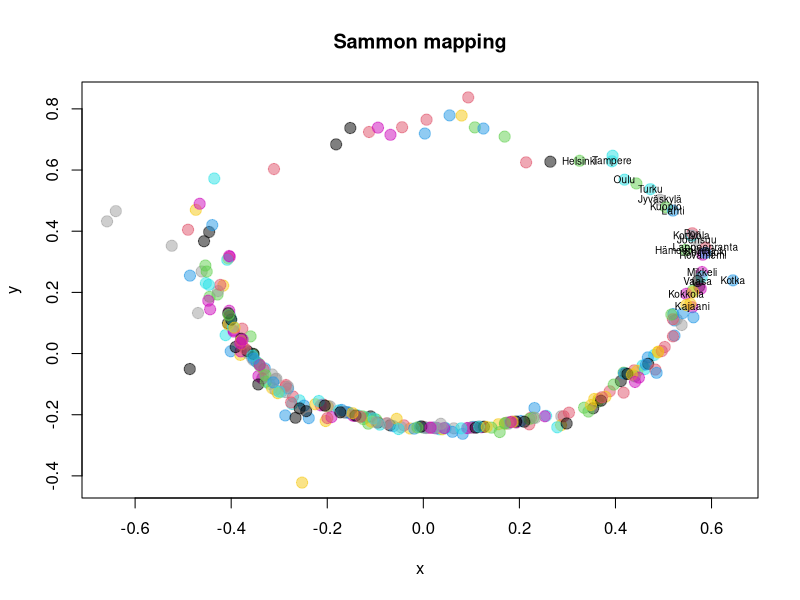

R code for this plot:
library(RColorBrewer)
library(vegan)
library(scales)
library(MASS)
# Sammon mapping

data <- read.csv("population_data.csv", sep=";", encoding = "UTF-8")

dis <- vegdist(data[c(2:21)])
sammon_data <- sammon(dis)

nof_countries <- 310
palette_cols <- palette(rainbow(nof_countries))

plot(sammon_data$points, pch=21, cex=1.5, xlab="x", ylab="y", col=alpha(palette_cols, 0.5),
     bg=alpha(palette_cols, 0.5), 
     main = "Sammon mapping")

# Annotate capital cities of regions in Finland

text(x=sammon_data$points[35,1],y=sammon_data$points[35,2],labels=data$Area[35], cex=0.6, offset = 10)
text(x=sammon_data$points[269,1],y=sammon_data$points[269,2],labels=data$Area[269], cex=0.6, offset = 10)
text(x=sammon_data$points[277,1],y=sammon_data$points[277,2],labels=data$Area[277], cex=0.6, offset = 10)
text(x=sammon_data$points[181,1],y=sammon_data$points[181,2],labels=data$Area[181], cex=0.6, offset = 10)
text(x=sammon_data$points[64,1],y=sammon_data$points[64,2],labels=data$Area[64], cex=0.6, offset = 10)
text(x=sammon_data$points[115,1],y=sammon_data$points[115,2],labels=data$Area[115], cex=0.6, offset = 10)
text(x=sammon_data$points[202,1],y=sammon_data$points[202,2],labels=data$Area[202], cex=0.6, offset = 10)
text(x=sammon_data$points[124,1],y=sammon_data$points[124,2],labels=data$Area[124], cex=0.6, offset = 10)
text(x=sammon_data$points[244,1],y=sammon_data$points[244,2],labels=data$Area[244], cex=0.6, offset = 10)
text(x=sammon_data$points[289,1],y=sammon_data$points[289,2],labels=data$Area[289], cex=0.6, offset = 10)
text(x=sammon_data$points[230,1],y=sammon_data$points[230,2],labels=data$Area[230], cex=0.6, offset = 10)
text(x=sammon_data$points[108,1],y=sammon_data$points[108,2],labels=data$Area[108], cex=0.6, offset = 10)
text(x=sammon_data$points[109,1],y=sammon_data$points[109,2],labels=data$Area[109], cex=0.6, offset = 10)
text(x=sammon_data$points[43,1],y=sammon_data$points[43,2],labels=data$Area[43], cex=0.6, offset = 10)
text(x=sammon_data$points[56,1],y=sammon_data$points[56,2],labels=data$Area[56], cex=0.6, offset = 10)
text(x=sammon_data$points[158,1],y=sammon_data$points[158,2],labels=data$Area[158], cex=0.6, offset = 10)
text(x=sammon_data$points[130,1],y=sammon_data$points[130,2],labels=data$Area[130], cex=0.6, offset = 10)
text(x=sammon_data$points[70,1],y=sammon_data$points[70,2],labels=data$Area[70], cex=0.6, offset = 10)
text(x=sammon_data$points[102,1],y=sammon_data$points[102,2],labels=data$Area[102], cex=0.6, offset = 10)



